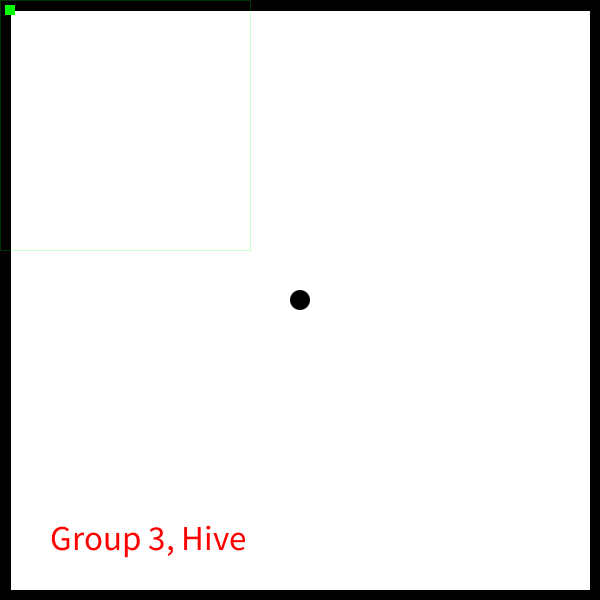
Frame 1 (no input)
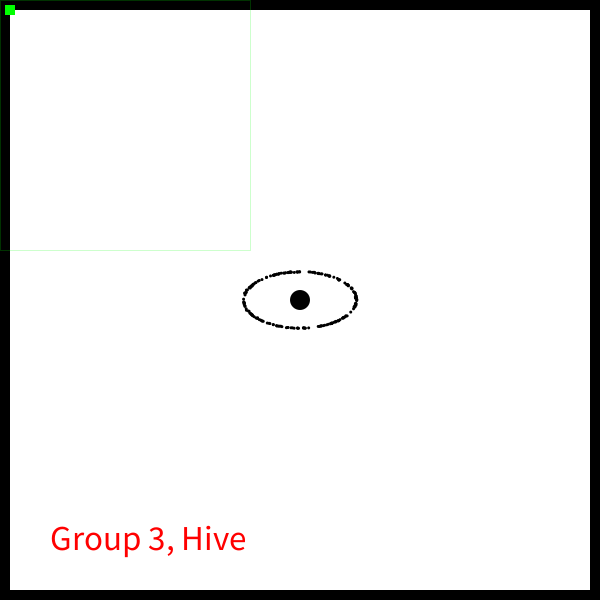
Frame 60 (the mouse pressed at the canvas centre just before this capture)
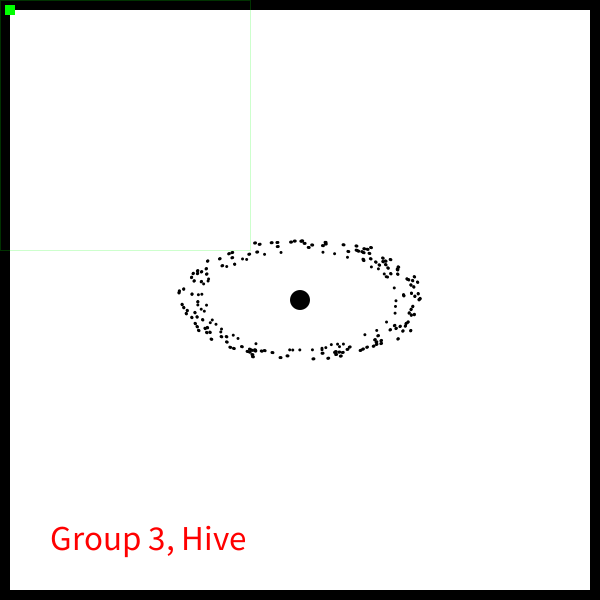
Frame 120 (the mouse held since frame 60 and released just before this capture)

The Processing sketch that drew these frames (run headless with seeded random() and noise(); from frame 60 on, the mouse is pressed at the canvas centre):

// Processing sketch: processing_74779
// ── processing_74779.pde

//Following line creates an array of particle, 200 individual particles are getting displayed
Particles[] p = new Particles[200]; 

//Declaring global variables
float m1 = 1.0;
float m2 = 0.5;
int x1 = 10;
int y1 = 10;

void setup() {//Start of void setup
  size(600, 600);
  background(0);
  smooth();
  point(mouseX, mouseY);
  for (int i=0;i<200;i++) {//Start of 'for' statement
    p[i] = new Particles(0, 0, random(360));
  }//End of 'for' statement
}//End of void setup

void draw() {//Start of void draw
  background(0);
  border();
  ball();
}//End of void draw

class Particles {//Start of Class
  //Variables can only be used within this class
  float x = 0;
  float y = 0;
  float a = 0;

  public Particles (float x, float y, float a) {//Start of public Particles
    this.x= x;
    this.y= y;
    this.a= a;
  }//End of public Particles

  public void render(int posX, int posY) {//Start of void render
    int sizeX = 0;
    int sizeY = 0;
    sizeX = (width-x1);
    sizeY = (height-y1);
    pushMatrix();
    translate(posX, posY); //Moves X,Y coordinates based on mouse position.
    noStroke();
    fill(0);
    ellipse(x, y, 3, 3);
    fill(255, 255, 0);
    x+= m1 * cos(radians(a));
    y+= m2 * sin(radians(a));
    a+= random(2);
    popMatrix(); //Resets X,Y position.
  }//End of void render
}//End of Class

void ball() {//Start of void ball
  int count=0;
  int sizeX = 0;
  int sizeY = 0;
  sizeX = (width-x1);
  sizeY = (height-y1);
  if ((mouseX>x1 && mouseX<sizeX) && (mouseY>y1 && mouseY<sizeY) ) {//Start of 'if' statement
    noStroke();
    fill(0);
    ellipse(mouseX, mouseY, 20, 20);
    for (int i=0;i<200;i++) {//Start of 'for' statement
      p[i].render(mouseX, mouseY); //Renders 200 particles
      count++;
      if (count > 50) {//Start of 'if' statement
        p[i].render(mouseX, mouseY); //Renders another set of particles at a delayed time frame using 'count'
      }//End of 'if' statement
    }//End of 'for' statement
  }//End of 'if' statement
  else {//Start of 'else' statement
    noStroke();
    fill(0);
    ellipse(width/2, height/2, 20, 20);
    for (int i=0;i<200;i++) {//Start of 'for' statement
      p[i].render(width/2, height/2);
    }//End of 'for' statement
  }//End of 'else' statement
}//End of void ball

void border() {//Start of void border
  int sizeX = 0;
  int sizeY = 0;
  sizeX = (width-(2*x1)); //Creates Border Size that pulls in from the right aswell as the left position
  sizeY = (height-(2*y1)); //Creates Border Size that pulls in from the bottom aswell as the top position 
  fill(255);
  rect(x1, y1, sizeX, sizeY);
  noStroke();
  fill(0, 255, 0);
  rect(x1-5, y1-5, 10, 10);
  if (mousePressed && (mouseButton == RIGHT) && (mouseX < 250 && mouseY < 250)) {//Start of 'if' statement
    //Sets border position
    x1 = mouseX;
    y1 = mouseY;
  }//End of 'if' statement
    fill(255, 0, 0);
  textSize(35);
  text("Group 3, Hive", 50, 550, 12);
  stroke(0,255,0,50);
  noFill();
  rect(0,0,250,250);
}//End of void border
